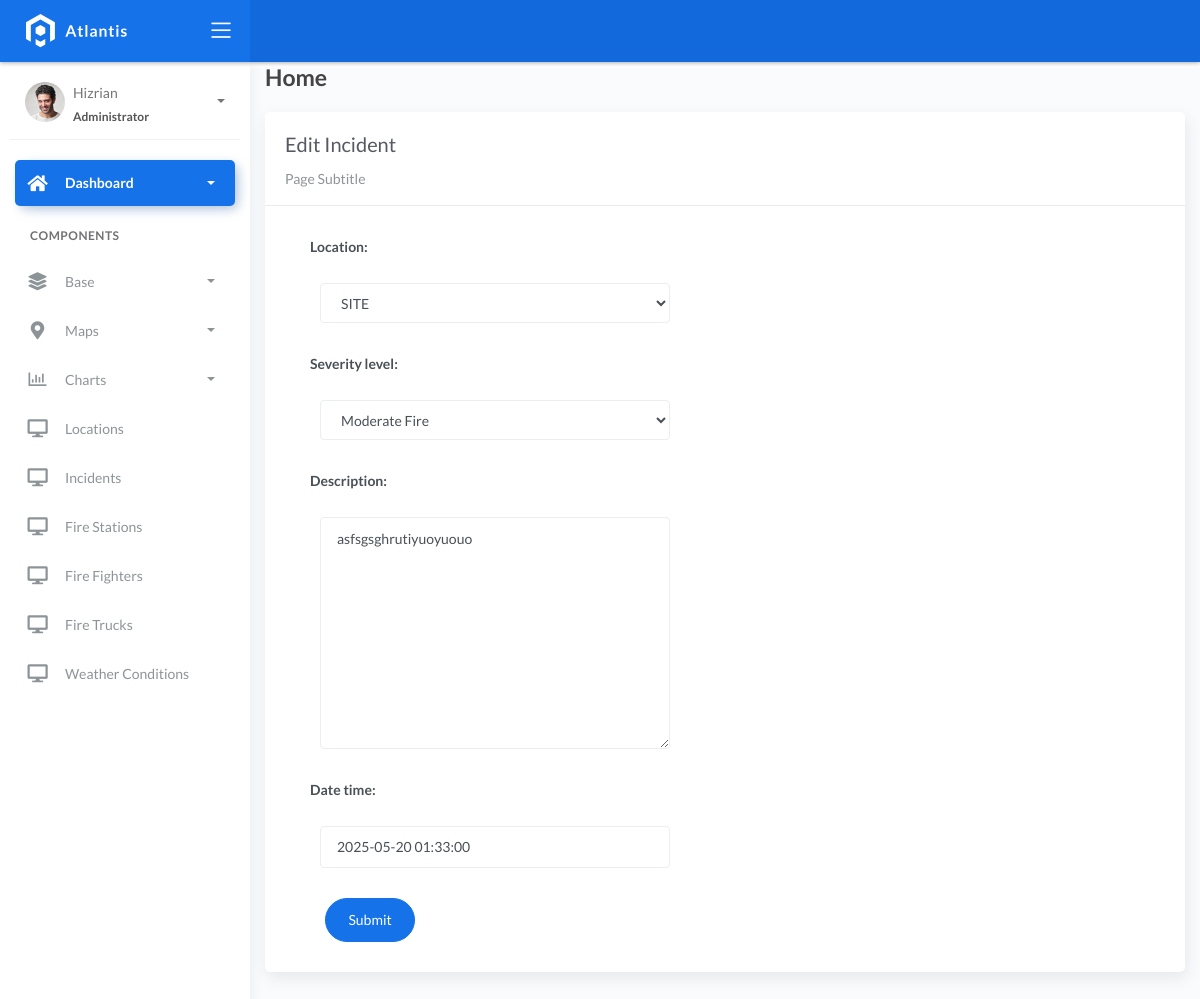
Page /incidents/6/ on the committed database.
### fire/models.py (models this page shows, shortened)
class BaseModel(models.Model):
    created_at = models.DateTimeField(auto_now_add=True, db_index=True)
    updated_at = models.DateTimeField(auto_now=True)
    class Meta:
        abstract = True

class Incident(BaseModel):
    SEVERITY_CHOICES = (
        ('Minor Fire', 'Minor Fire'),
        ('Moderate Fire', 'Moderate Fire'),
        ('Major Fire', 'Major Fire'),
    )
    location = models.ForeignKey(Locations, on_delete=models.CASCADE)
    date_time = models.DateTimeField(blank=True, null=True)
    severity_level = models.CharField(max_length=45, choices=SEVERITY_CHOICES)
    description = models.TextField()
    date_time = models.DateTimeField()

### fire/views.py (the view)
# urls.py: path('incidents/<pk>/', IncidentUpdateView.as_view(), name='incident-update'),
class IncidentUpdateView(UpdateView):
    model = Incident
    form_class = IncidentForm
    template_name = 'incidents_edit.html'
    success_url = reverse_lazy('incident-list')

### fire/forms.py
class IncidentForm(ModelForm):
    class Meta:
        model = Incident
        fields = "__all__"

### fire/models.py (called while the page is built)
    def __str__(self):
        return self.name

### templates/incidents_edit.html (shortened to what this page needs)
{% extends 'base.html' %} {% load static %} {% block content %}
<div class="content">
    <div class="container-fluid">
        <h4 class="page-title">Home</h4>
        <div class="row">
            <div class="col-md-12">
                <div class="card">
                    <div class="card-header">
                        <div class="card-title">Edit Incident</div>
                        <div class="card-category">Page Subtitle</div>
                    </div>
                    <div class="col-md-6">
                        <div class="card-body">
                            <form action="" method="post" novalidate>
                                {% include 'includes/form.html' %}
                                <div class="form-group">
                                    <div class="col-md-12 col-sm-3">
                                        <button type="submit" class="btn btn-primary btn-rounded">Submit</button>
                                    </div>
                                </div>
                            </form>
                        </div>
                    </div>
                </div>
            </div>
        </div>
    </div>
</div>
{% endblock %}

### templates/includes/form.html (shortened to what this page needs)
{% load widget_tweaks %}
{% for field in form %}
<div class="field item form-group">
    <label>{{ field.label_tag }}</label>
  <div class="form-group">
    {% render_field field class="form-control" %}
  </div>
</div>
{% endfor %}

### rows in the picture
Incident: location "SITE" "Moderate Fire" "asfsgsghrutiyuoyuouo" "2025-05-20 01:33:00"

### other values in the picture
{{ field.label_tag }} "Location:" "Severity level:" "Description:" "Date time:"
